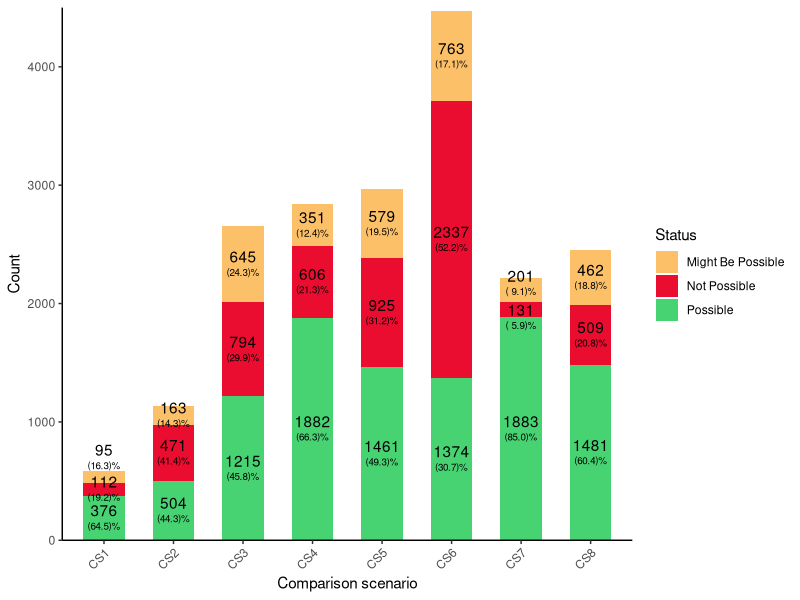
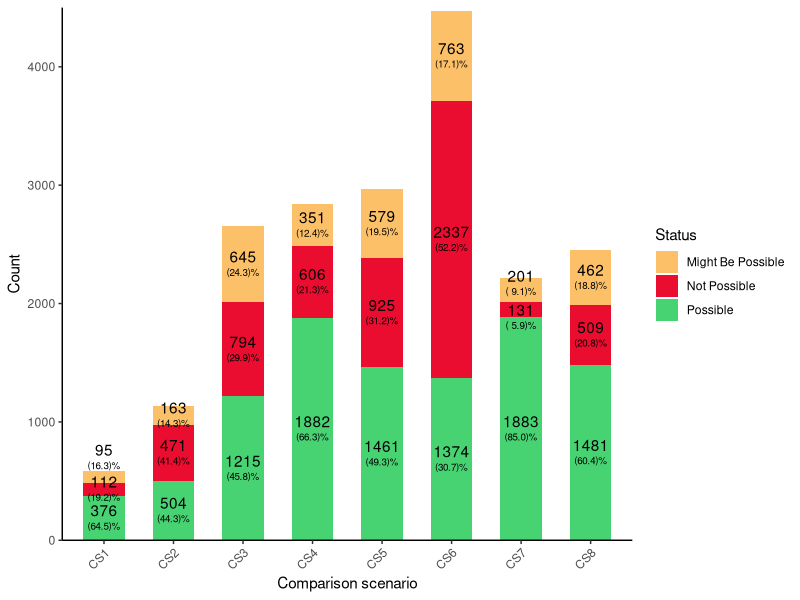

Here is the R script that generated these plots, in order:
library(ggplot2)
library(dplyr)
library(labeling)
library(scales)


data <- read.csv(file="./bar_chart_absolute.csv",head=TRUE,sep=",")

colors <- c("Not Possible" = "#EA0D30", "Might Be Possible" = "#FCC168", "Possible" = "#48D373")


ggplot(data) +
  aes(x=name, y=count, fill=color) +
  geom_col(width=0.6) +
  geom_text(aes(label = count, y = label_y*total_cs_count + 65)) +
  geom_text(aes(label = paste('(', format(round(data$proportion * 100, 1), nsmall = 1), ')%', sep=''), y = (label_y*total_cs_count) - 65) , size=2.5) +
  scale_y_continuous(expand = c(0, 0), limits = c(0, 4500)) +
  scale_fill_manual(values=colors) +
  theme_classic() +
  theme(axis.text.x=element_text(angle=45,hjust=1)) +
  labs(x='Comparison scenario', y='Count', fill='Status')
ggsave('bar_chart_absolute.pdf', dpi=300, height=5)